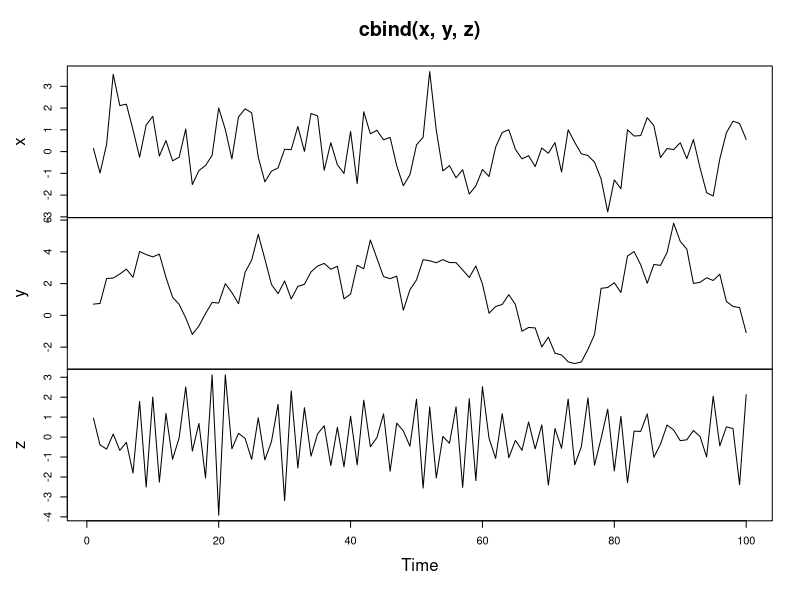
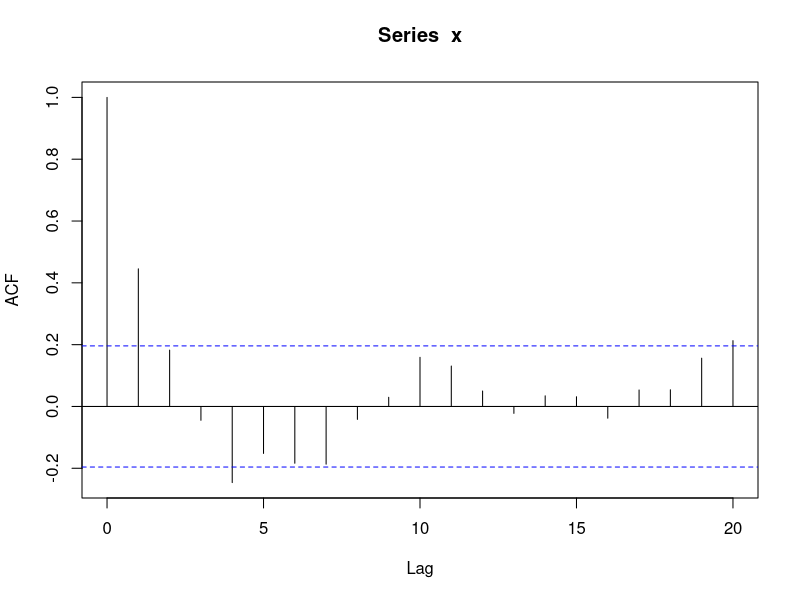
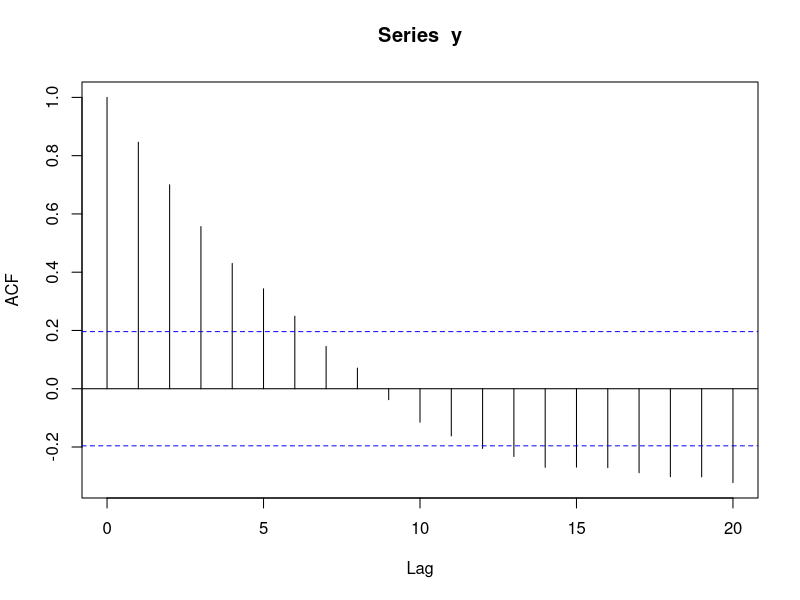
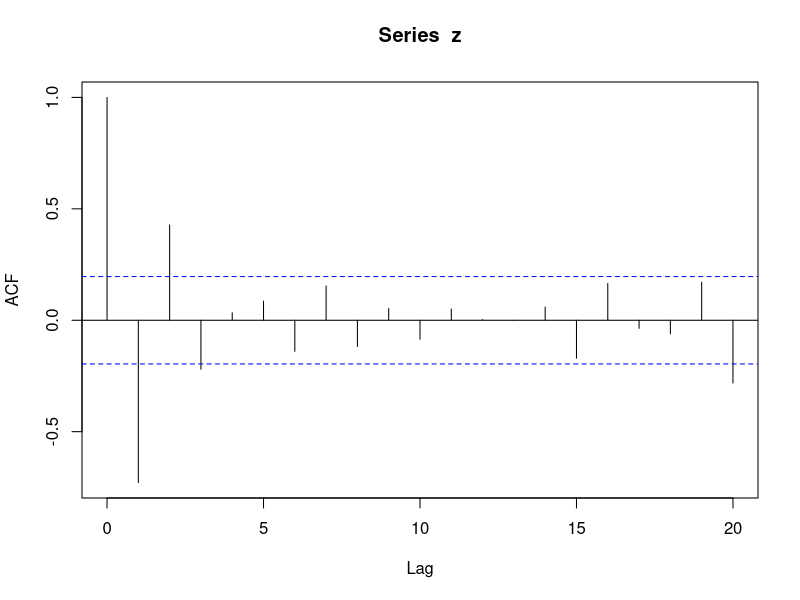
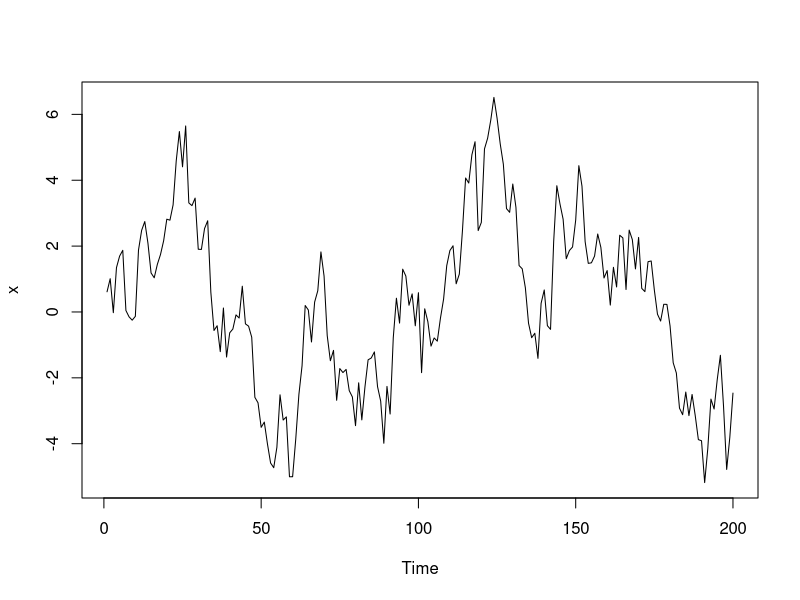
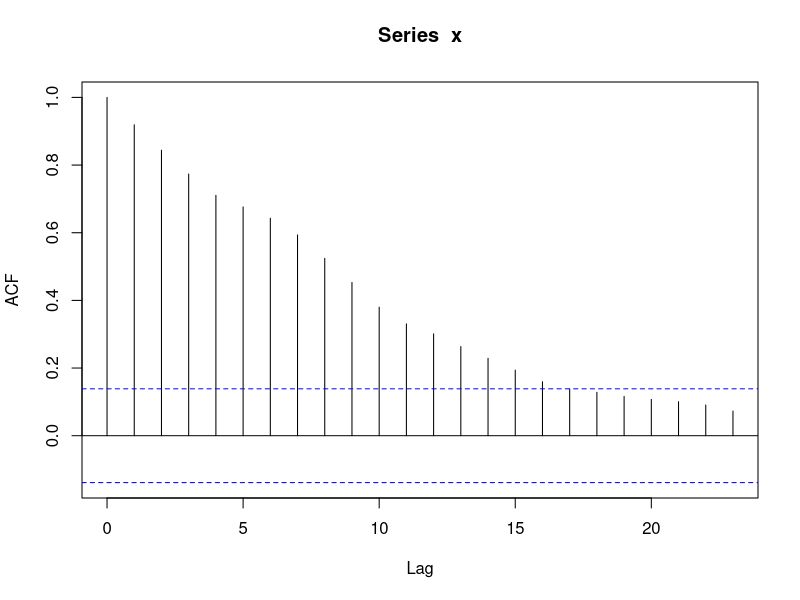
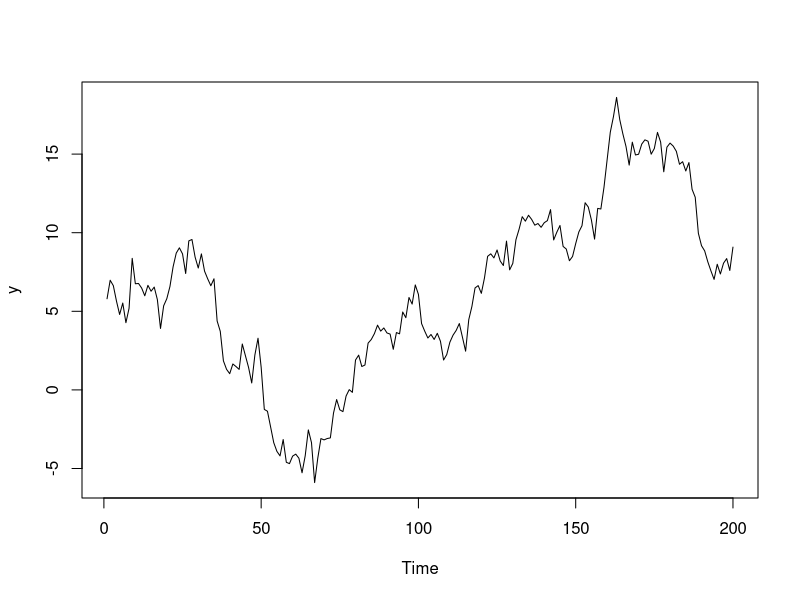
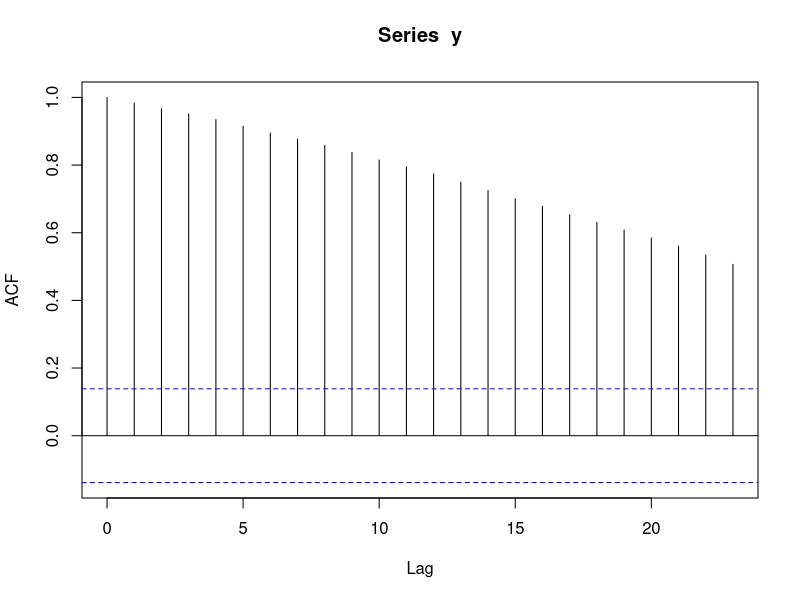

Source code (R) for these figures, in order:
# Simulate an AR model with 0.5 slope
x <- arima.sim(model = list(ar = .5), n = 100)

# Simulate an AR model with 0.9 slope
y <- arima.sim(model = list(ar = .9), n = 100)

# Simulate an AR model with -0.75 slope
z <- arima.sim(model = list(ar = -.75), n = 100)

# Plot your simulated data
plot.ts(cbind(x, y, z))

# Calculate the ACF for x
acf(x)

# Calculate the ACF for y
acf(y)

# Calculate the ACF for z
acf(z)

# Simulate and plot AR model with slope 0.9 
x <- arima.sim(model = list(ar = .9), n = 200)
ts.plot(x)
acf(x)

# Simulate and plot AR model with slope 0.98
y <- arima.sim(model = list(ar = .98), n = 200)
ts.plot(y)
acf(y)

# Simulate and plot RW model
z <- arima.sim(model = list(order = c(0, 1, 0)), n = 200)
ts.plot(z)
acf(z)
